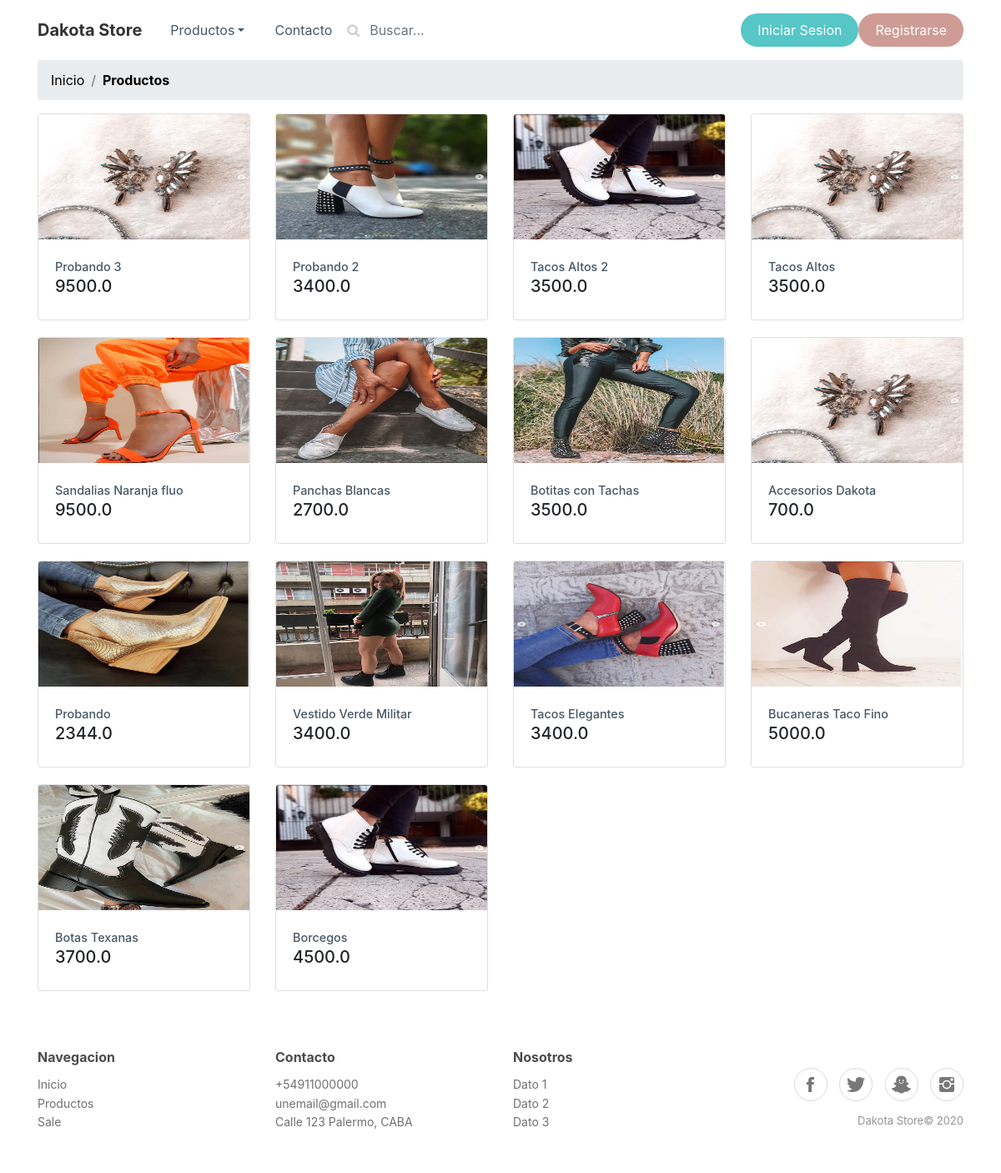
/productos/, run on the app's committed database.
### productos/models.py (models this page shows, shortened)
class Producto(models.Model):
    nombre = models.CharField(max_length=60, unique=True)
    precio = models.FloatField()
    stock = models.IntegerField(blank=True, null=True)
    color = models.CharField(max_length=15, blank=True, null=True)
    imagen = models.ImageField()
    slug = models.SlugField(blank=True, null=True)
    talles = models.CharField(max_length=3)
    categoria = models.CharField(choices=[('C', 'Carteras'), ('Z', 'Zapatos'), ('J', 'Jeans'), (
        'ZA', 'Zapatillas'), ('V', 'Vestidos'), ('A', 'Accesorios'), ('B', 'Botas')], max_length=15, null=True, blank=True)
    descripcion = models.TextField(blank=True, null=True, max_length=256)
    imagen2 = models.ImageField(blank=True, null=True)
    imagen3 = models.ImageField(blank=True, null=True)
    imagen4 = models.ImageField(blank=True, null=True)
    imagen5 = models.ImageField(blank=True, null=True)
    caracteristica1 = models.CharField(blank=True, null=True, max_length=30)
    caracteristica2 = models.CharField(blank=True, null=True, max_length=30)
    caracteristica3 = models.CharField(blank=True, null=True, max_length=30)
    caracteristica4 = models.CharField(blank=True, null=True, max_length=30)

### productos/views.py (the view)
# urls.py: path('productos/', views.ProductList.as_view(), name='list')
class ProductList(generic.ListView):
    model = models.Producto
    template_name = 'productos/list.html'

### productos/templates/productos/list.html
{% extends 'header.html' %}
{% load static %}
{% block body_block %}
<div class="container">
    <ol class="breadcrumb">
        <li class="breadcrumb-item"><a href="{% url 'productos:index'%}" style="color: black;"><span>Inicio</span></a>
        </li>
        <li class="breadcrumb-item"><a href="#" style="color: black;"><strong><span>Productos</span></strong></a></li>
    </ol>
    <div class="row">
        {% for p in object_list reversed %}
        <div class="col-md-3" style="padding-bottom: 20px;">
            <div class="card"><a href="{% url 'productos:producto_detail' slug=p.slug %}"><img
                        class="card-img-top w-100 d-block" src="{{ p.imagen.url }}"
                        style="width: auto; height: 150px;" /></a>
                <div class="card-body"><a href="{% url 'productos:producto_detail' slug=p.slug %}"
                        style="color: #465765; font-weight: 500; font-size: 0.90rem;"><span>{{p.nombre}}</span></a>
                    <h5>{{p.precio}}</h5>
                </div>
            </div>
        </div>
        {% endfor %}
    </div>
</div>
{% include 'footer.html' %}
{% endblock %}

### templates/header.html (shortened to what this page needs)
<!DOCTYPE html>
<html>
{% load static %}
<head>
    <link rel="stylesheet" href="https://cdnjs.cloudflare.com/ajax/libs/twitter-bootstrap/4.0.0/css/bootstrap.min.css">
    <link rel="stylesheet" href="https://cdnjs.cloudflare.com/ajax/libs/font-awesome/4.7.0/css/font-awesome.min.css">
    <link rel="stylesheet" href="{% static 'productos/CSS/master.css'%}">
    <link rel="stylesheet" href="{% static 'productos/CSS/Footer-Clean.css' %}">
    <link rel="stylesheet" href="{% static 'productos/CSS/ionicons.min.css' %}">
</head>
<body>
    <nav class="navbar navbar-light navbar-expand-md navigation-clean-search">
        <div class="container"><a class="navbar-brand" href="{% url 'productos:index'%}">Dakota Store</a>
            <div class="collapse navbar-collapse" id="navcol-1">
                <ul class="nav navbar-nav">
                    <li class="dropdown nav-item" role="presentation">
                        <a class="dropdown-toggle nav-link dropdown-toggle" data-toggle="dropdown" aria-expanded="false"
                            href="#">Productos</a>
                    </li>
                    <li class="nav-item" role="presentation"><a class="nav-link"
                            href="{% url 'productos:contacto' %}">Contacto</a></li>
                </ul>
                <form class="form-inline mr-auto" target="_self">
                    <div class="form-group"><label for="search-field"><i class="fa fa-search"></i></label><input
                            class="form-control search-field" type="search" name="search" id="search-field"
                            placeholder="Buscar..." /></div>
                </form>
                {% if user.is_staff%}
                <a class="btn btn-light action-button" role="button" href="{% url 'productos:crear' %}"
                    style="background-color: aquamarine;">Agregar Producto</a>
                <a class="btn btn-light action-button" type="button" href="{% url 'accounts:logout'%}"
                    style="background-color: #ce9c95;">Cerrar Sesion</a>
                {% else %}
                {% if user.is_authenticated %}
                <a class="btn btn-light action-button" role="button" href="">{{user.email}}</a>
                <a class="btn btn-light action-button" type="button" href="{% url 'accounts:logout'%}"
                    style="background-color: #ce9c95;">Cerrar Sesion</a>
                {% else %}
                <a class="btn btn-light action-button" role="button" href="{% url 'accounts:login'%}">Iniciar Sesion</a>
                <a class="btn btn-light action-button" role="button" href="{% url 'accounts:registration'%}"
                    style="background-color: #ce9c95;">Registrarse</a>
                {% endif %}
                {% endif %}
            </div>
        </div>
    </nav>
    {% block body_block %}
    {% endblock %}
</body>
</html>

### templates/footer.html
<div class="footer-clean">
    <footer>
        <div class="container">
            <div class="row justify-content-center">
                <div class="col-sm-4 col-md-3 item">
                    <h3>Navegacion</h3>
                    <ul>
                        <li><a href="{% url 'productos:index' %}">Inicio</a></li>
                        <li><a href="{% url 'productos:list' %}">Productos</a></li>
                        <li><a href="#">Sale</a></li>
                    </ul>
                </div>
                <div class="col-sm-4 col-md-3 item">
                    <h3>Contacto</h3>
                    <ul>
                        <li><a href="#">+54911000000</a></li>
                        <li><a href="#">unemail@gmail.com</a></li>
                        <li><a href="#">Calle 123 Palermo, CABA</a></li>
                    </ul>
                </div>
                <div class="col-sm-4 col-md-3 item">
                    <h3>Nosotros</h3>
                    <ul>
                        <li><a href="#">Dato 1</a></li>
                        <li><a href="#">Dato 2</a></li>
                        <li><a href="#">Dato 3</a></li>
                    </ul>
                </div>
                <div class="col-lg-3 item social">
                    <a href="#"><i class="icon ion-social-facebook"></i></a>
                    <a href="#"><i class="icon ion-social-twitter"></i></a>
                    <a href="#"><i class="icon ion-social-snapchat"></i></a>
                    <a href="https://www.instagram.com/dakotastoreok/" target="blank"><i
                            class="icon ion-social-instagram"></i></a>
                    <p class="copyright">Dakota Store© 2020</p>
                </div>
            </div>
        </div>
    </footer>
</div>

### productos/static/productos/CSS/master.css (style rules this page uses)
.form-group { margin-bottom:15px;width:300px }
.navigation-clean-search { background:#fff;padding-top:.75rem;padding-bottom:.75rem;color:#333;border-radius:0;box-shadow:none;border:none;margin-bottom:0 }
@media (min-width:768px) { .navigation-clean-search { padding-top:1rem;padding-bottom:1rem } }
.navigation-clean-search .navbar-brand { font-weight:700;color:inherit }
.navigation-clean-search .form-inline,.navigation-clean-search .navbar-collapse { border-top-color:#ddd }
.navigation-clean-search.navbar .navbar-nav .nav-link { padding-left:18px;padding-right:18px }
.navigation-clean-search.navbar-light .navbar-nav .nav-link { color:#465765 }
.navigation-clean-button .action-button:active,.navigation-clean-search .action-button { background:#56c6c6;border-radius:20px;font-size:inherit;color:#fff!important;box-shadow:none;border:none;text-shadow:none;padding:8px 20px;transition:background-color .25s }
.navigation-clean-search .form-inline label { color:#ccc }
.navigation-clean-search .form-inline .search-field { background:0 0;border:none;border-bottom:1px solid transparent;border-radius:0;box-shadow:none;color:inherit;transition:border-bottom-color .3s }
.footer-clean { padding:50px 0; background-color:#fff; color:#4b4c4d; }
.footer-clean h3 { margin-top:0; margin-bottom:12px; font-weight:bold; font-size:16px; }
.footer-clean ul { padding:0; list-style:none; line-height:1.6; font-size:14px; margin-bottom:0; }
.footer-clean ul a { color:inherit; text-decoration:none; opacity:0.8; }
.footer-clean .item.social { text-align:right; }
.footer-clean .item.social > a { font-size:24px; width:40px; height:40px; line-height:40px; display:inline-block; text-align:center; border-radius:50%; border:1px solid #ccc; margin-left:10px; margin-top:22px; color:inherit; opacity:0.75; }
.footer-clean .copyright { margin-top:14px; margin-bottom:0; font-size:13px; opacity:0.6; }

### productos/static/productos/CSS/Footer-Clean.css (style rules this page uses)
.footer-clean { padding:50px 0; background-color:#fff; color:#4b4c4d; }
.footer-clean h3 { margin-top:0; margin-bottom:12px; font-weight:bold; font-size:16px; }
.footer-clean ul { padding:0; list-style:none; line-height:1.6; font-size:14px; margin-bottom:0; }
.footer-clean ul a { color:inherit; text-decoration:none; opacity:0.8; }
.footer-clean .item.social { text-align:right; }
.footer-clean .item.social > a { font-size:24px; width:40px; height:40px; line-height:40px; display:inline-block; text-align:center; border-radius:50%; border:1px solid #ccc; margin-left:10px; margin-top:22px; color:inherit; opacity:0.75; }
.footer-clean .copyright { margin-top:14px; margin-bottom:0; font-size:13px; opacity:0.6; }

### data on the page
Producto: imagen (picture), nombre "Probando 3", precio "9500.0"
Producto: imagen (picture), nombre "Probando 2", precio "3400.0"
Producto: imagen (picture), nombre "Tacos Altos 2", precio "3500.0"
Producto: imagen (picture), nombre "Tacos Altos", precio "3500.0"
Producto: imagen (picture), nombre "Sandalias Naranja fluo", precio "9500.0"
Producto: imagen (picture), nombre "Panchas Blancas", precio "2700.0"
Producto: imagen (picture), nombre "Botitas con Tachas", precio "3500.0"
Producto: imagen (picture), nombre "Accesorios Dakota", precio "700.0"
Producto: imagen (picture), nombre "Probando", precio "2344.0"
Producto: imagen (picture), nombre "Vestido Verde Militar", precio "3400.0"
Producto: imagen (picture), nombre "Tacos Elegantes", precio "3400.0"
Producto: imagen (picture), nombre "Bucaneras Taco Fino", precio "5000.0"
Producto: imagen (picture), nombre "Botas Texanas", precio "3700.0"
Producto: imagen (picture), nombre "Borcegos", precio "4500.0"
